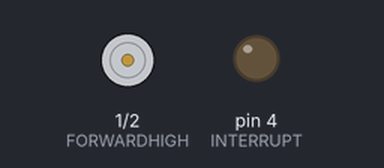
Recording of a sketch running on a simulated Arduino Uno, built with avr-gcc and run on an emulated ATmega328P. On the bench: motor-driver pin pairs drawn as motors (green arrow = first pin HIGH = forward, orange = second pin HIGH = backward, longer = more drive), output pins drawn as LEDs (lit = HIGH).

Above: at 0.1 s.
At 15.1 s:
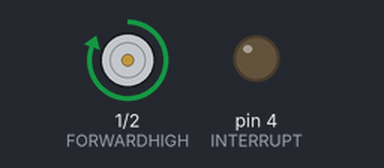
At 17.6 s:
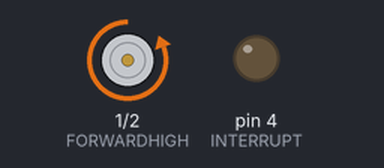
Timing chart, 0 to 21.1 s (numbered marks = the images above):
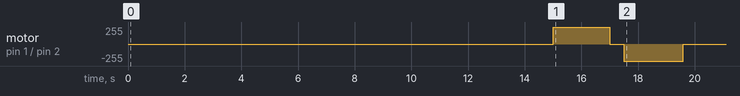

Measured:
- by itself, motor on pin 1 (FORWARDHIGH) / pin 2 (REVERSEHIGH): stopped → forward 255/255 at 15.0 s, → stopped 2.0 s later, → backward 255/255 0.50 s later, → stopped 2.1 s later

The sketch:

ArmMotorCode.ino
```cpp
#define FORWARDHIGH 1
#define REVERSEHIGH 2
#define SWITCH 3
#define INTERRUPT 4

bool hasArmMoved = false;
void setup() {
  delay(15000);
  pinMode(FORWARDHIGH, OUTPUT);
  pinMode(REVERSEHIGH, OUTPUT);
  pinMode(INTERRUPT, INPUT);
  while(digitalRead(INTERRUPT) != HIGH); // do nothing until feather tells me to do my thing
}

void loop()
{
  // motor power connected to out1
  // motor ground connected to out2
      if(hasArmMoved == false)
      {
        pinMode(INTERRUPT, OUTPUT); // so it can tell feather I'm done
        armForward(2000);
        delay(500);
        armReverse(2100);
        hasArmMoved = true;
        digitalWrite(INTERRUPT, LOW); // tell feather that I'm done
       }
      delay(1000);
}

void armForward(int delayTime){
  digitalWrite(FORWARDHIGH, HIGH);
  digitalWrite(REVERSEHIGH, LOW);
  delay(delayTime);
  digitalWrite(FORWARDHIGH, LOW);
//  digitalWrite(REVERSEHIGH, LOW);
}

void armReverse(int delayTime){
  digitalWrite(FORWARDHIGH, LOW);
  digitalWrite(REVERSEHIGH, HIGH);
  delay(delayTime);
//  digitalWrite(FORWARDHIGH, LOW);
  digitalWrite(REVERSEHIGH, LOW);
}
```
